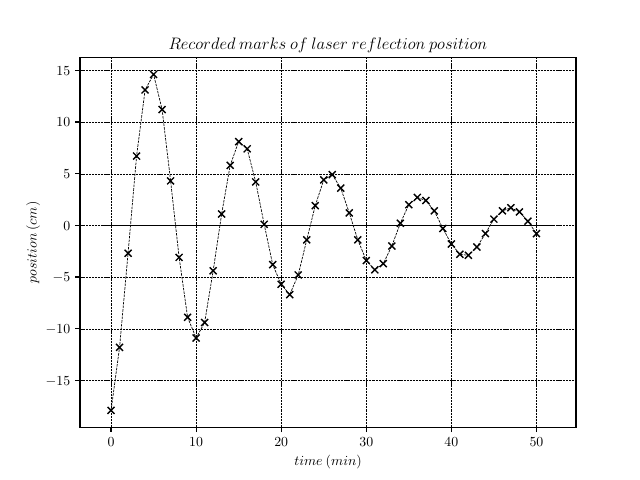

The script that saved this image:
import numpy as np
import matplotlib

matplotlib.rcParams['text.usetex'] = True
import matplotlib.pyplot as plt

fig = plt.figure()

y = [-17.9,
-11.8,
-2.7,
6.7,
13.1,
14.6,
11.2,
4.3,
-3.1,
-8.9,
-10.9,
-9.4,
-4.4,
1.1,
5.8,
8.1,
7.4,
4.2,
0.1,
-3.8,
-5.7,
-6.7,
-4.8,
-1.4,
1.9,
4.4,
4.9,
3.6,
1.2,
-1.4,
-3.4,
-4.3,
-3.7,
-2,
0.2,
2,
2.7,
2.4,
1.4,
-0.3,
-1.8,
-2.8,
-2.9,
-2.1,
-0.8,
0.6,
1.4,
1.7,
1.3,
0.4,
-0.8,
     ]
x = [0, 1,
     2,
     3,
     4,
     5,
     6,
     7,
     8,
     9,
     10,
     11,
     12,
     13,
     14,
     15,
     16,
     17,
     18,
     19,
     20,
     21,
     22,
     23,
     24,
     25,
     26,
     27,
     28,
     29,
     30,
     31,
     32,
     33,
     34,
     35,
     36,
     37,
     38,
     39,
     40,
     41,
     42,
     43,
     44,
     45,
     46,
     47,
     48,
     49,
     50,
     ]
z = [0,0]
ytemp = [-1,52]


plt.plot(x, y, 'kx', markersize=5, color="black")
plt.plot(x, y, 'k', linewidth=0.5, linestyle='--')
plt.plot(ytemp, z, 'k', linewidth=0.5, linestyle='-')
plt.ylabel(r'$position\:(cm)$')
plt.xlabel(r'$time\:(min)$')
plt.title(r'$Recorded\:marks\:of\:laser\:reflection\:position$')
plt.grid(color='k', linestyle='--', linewidth=0.2)
plt.savefig('graph_1.pdf')
plt.show()
